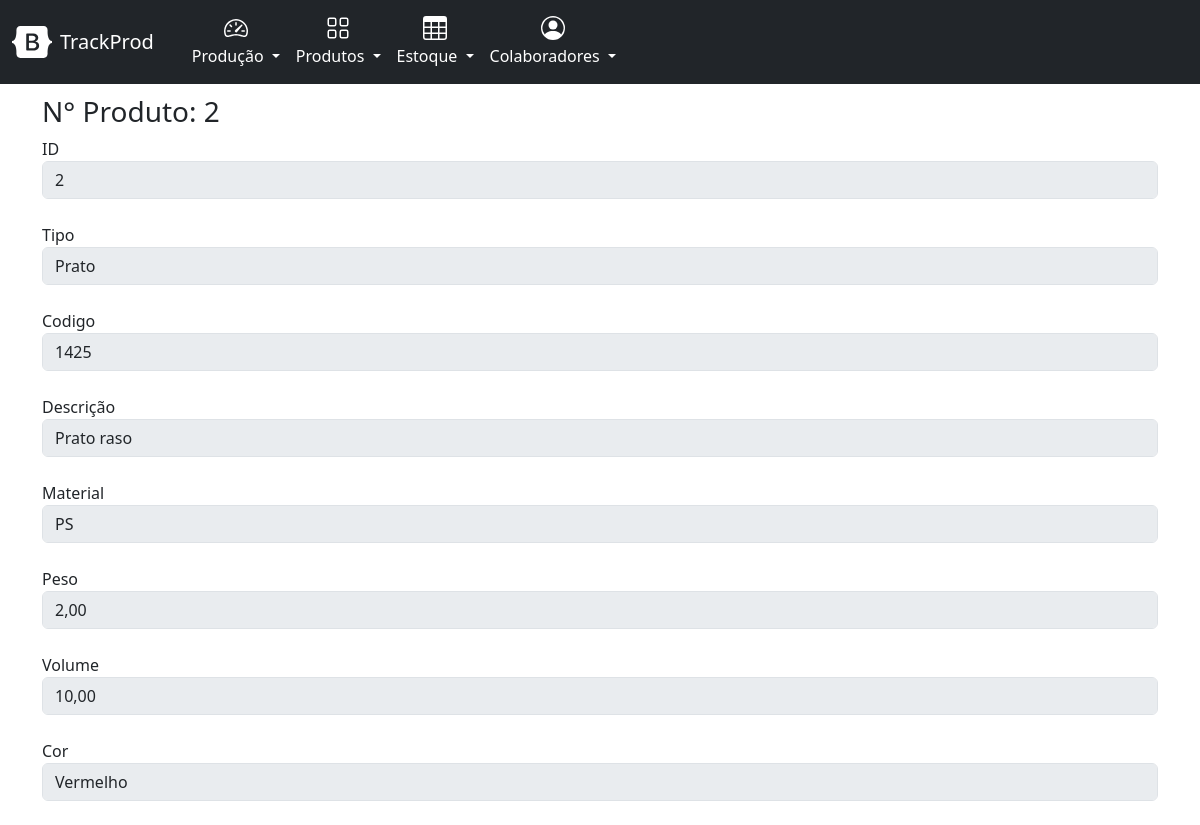
Page /cadastro/produto/2 on the earlier database version.
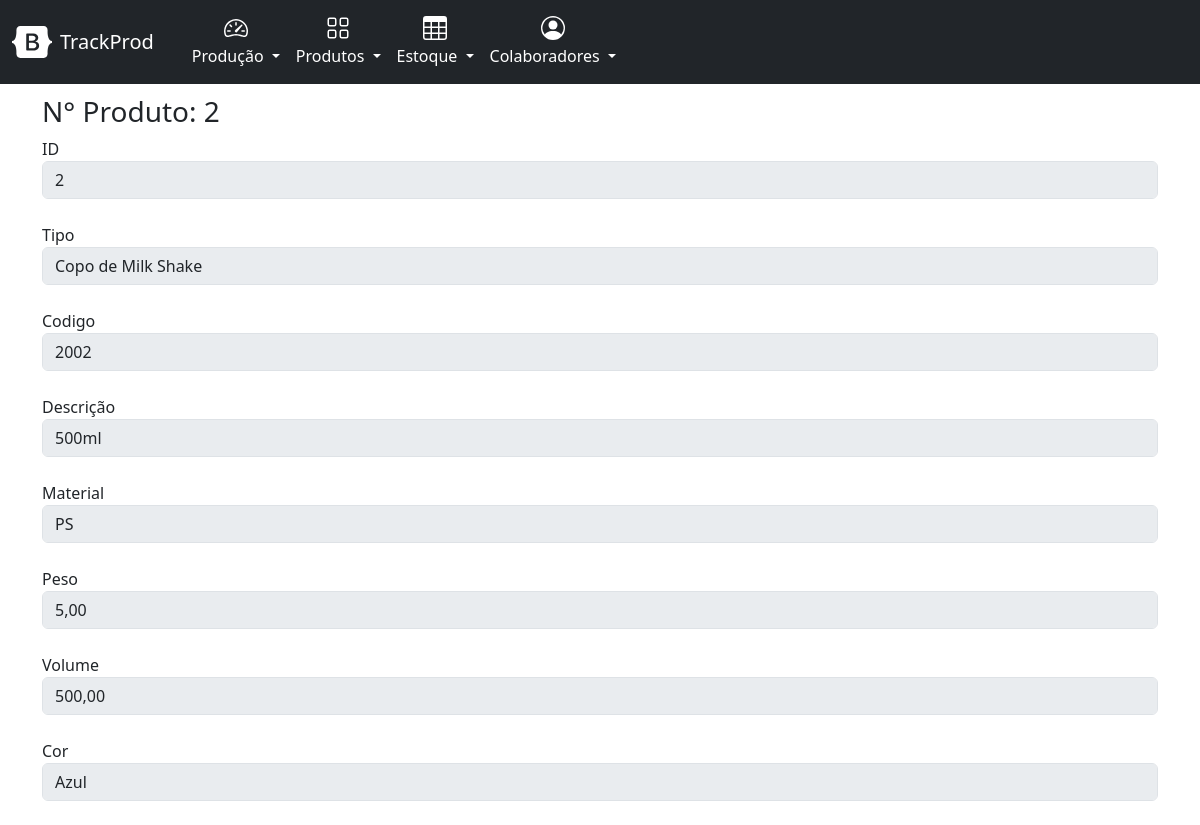
Same page on the later database version.
### cadastro/models.py (models this page shows, shortened)
class Produto(models.Model):
    nome = models.CharField(max_length=255)
    codigo = models.CharField(max_length=50, unique=True)
    descricao = models.TextField(blank=True)
    material = models.CharField(max_length=100)
    peso = models.DecimalField(max_digits=10, decimal_places=2)
    volume = models.DecimalField(max_digits=10, decimal_places=2)
    cor = models.CharField(max_length=50)

### cadastro/views.py (the view)
# urls.py: path('produto/<produto_id>', views.produto, name='produto'),
def produto(request, produto_id):
    produto = Produto.objects.get(id = produto_id)
    context = {'produto': produto}
    return render(request, 'produto/produto.html', context)

### cadastro/templates/produto/produto.html
{% extends "base.html" %}
{% load django_bootstrap5 %}
{% block content %}
    <div>
        <div style="margin-top: 1%;">
            <h3> N° Produto: {{ produto.id }} </h3>
        </div>
        <div>
            ID
            <input class="form-control" type="text" value="{{ produto.id }}" disabled></br>
            Tipo
            <input class="form-control" type="text" value="{{ produto.nome }}" disabled></br>
            Codigo
            <input class="form-control" type="text" value="{{ produto.codigo }}" disabled></br>
            Descrição
            <input class="form-control" type="text" value="{{ produto.descricao }}" disabled></br>
            Material
            <input class="form-control" type="text" value="{{ produto.material }}" disabled></br>
            Peso
            <input class="form-control" type="text" value="{{ produto.peso }}" disabled></br>
            Volume
            <input class="form-control" type="text" value="{{ produto.volume }}" disabled></br>
            Cor
            <input class="form-control" type="text" value="{{ produto.cor }}" disabled></br>
        </div>
    </div>
{% endblock content %}

Differences in the rows shown:
changed Produto "PS": nome "Prato" → "Copo de Milk Shake"; codigo "1425" → "2002"; descricao "Prato raso" → "500ml"; peso "2,00" → "5,00"; volume "10,00" → "500,00"; cor "Vermelho" → "Azul"
